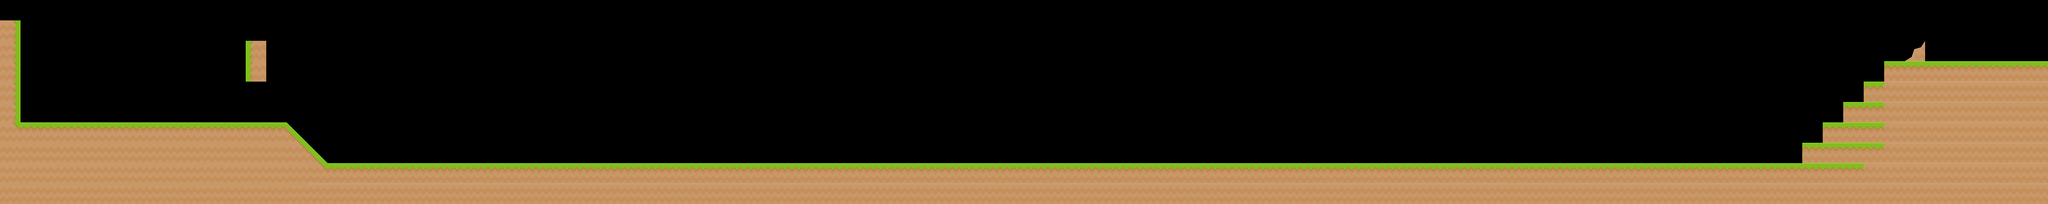

This is a level from a 2D game, rendered from its Tiled map with the project's own tilesets. A one-line summary and the complete map file follow:
An orthogonal 100x10 tile map with 70x70 px tiles, 1 tile layer (Kachelebene 1), 2 tilesets.

<map version="1.2" tiledversion="1.2.3" orientation="orthogonal" renderorder="right-down" width="100" height="10" tilewidth="70" tileheight="70" infinite="0" nextlayerid="4" nextobjectid="1">
 <tileset firstgid="1" source="Spritesheet_ground.tsx" />
 <tileset firstgid="129" source="sheet.tsx" />
 <layer id="1" name="Kachelebene 1" width="100" height="10">
  <data encoding="csv">
0,0,0,0,0,0,0,0,0,0,0,0,0,0,0,0,0,0,0,0,0,0,0,0,0,0,0,0,0,0,0,0,0,0,0,0,0,0,0,0,0,0,0,0,0,0,0,0,0,0,0,0,0,0,0,0,0,0,0,0,0,0,0,0,0,0,0,0,0,0,0,0,0,0,0,0,0,0,0,0,0,0,0,0,0,0,0,0,0,0,0,0,0,0,0,0,0,0,0,0,
131,0,0,0,0,0,0,0,0,0,0,0,0,0,0,0,0,0,0,0,0,0,0,0,0,0,0,0,0,0,0,0,0,0,0,0,0,0,0,0,0,0,0,0,0,0,0,0,0,0,0,0,0,0,0,0,0,0,0,0,0,0,0,0,0,0,0,0,0,0,0,0,0,0,0,0,0,0,0,0,0,0,0,0,0,0,0,0,0,0,0,0,0,0,0,0,0,0,0,0,
131,0,0,0,0,0,0,0,0,0,0,0,138,0,0,0,0,0,0,0,0,0,0,0,0,0,0,0,0,0,0,0,0,0,0,0,0,0,0,0,0,0,0,0,0,0,0,0,0,0,0,0,0,0,0,0,0,0,0,0,0,0,0,0,0,0,0,0,0,0,0,0,0,0,0,0,0,0,0,0,0,0,0,0,0,0,0,0,0,0,0,0,0,150,0,0,0,0,0,0,
131,0,0,0,0,0,0,0,0,0,0,0,138,0,0,0,0,0,0,0,0,0,0,0,0,0,0,0,0,0,0,0,0,0,0,0,0,0,0,0,0,0,0,0,0,0,0,0,0,0,0,0,0,0,0,0,0,0,0,0,0,0,0,0,0,0,0,0,0,0,0,0,0,0,0,0,0,0,0,0,0,0,0,0,0,0,0,0,0,0,0,0,154,154,154,154,154,154,154,154,
131,0,0,0,0,0,0,0,0,0,0,0,0,0,0,0,0,0,0,0,0,0,0,0,0,0,0,0,0,0,0,0,0,0,0,0,0,0,0,0,0,0,0,0,0,0,0,0,0,0,0,0,0,0,0,0,0,0,0,0,0,0,0,0,0,0,0,0,0,0,0,0,0,0,0,0,0,0,0,0,0,0,0,0,0,0,0,0,0,0,0,154,158,158,158,158,158,158,158,158,
131,0,0,0,0,0,0,0,0,0,0,0,0,0,0,0,0,0,0,0,0,0,0,0,0,0,0,0,0,0,0,0,0,0,0,0,0,0,0,0,0,0,0,0,0,0,0,0,0,0,0,0,0,0,0,0,0,0,0,0,0,0,0,0,0,0,0,0,0,0,0,0,0,0,0,0,0,0,0,0,0,0,0,0,0,0,0,0,0,0,154,154,158,158,158,158,158,158,158,158,
132,154,154,154,154,154,154,154,154,154,154,154,154,154,133,0,0,0,0,0,0,0,0,0,0,0,0,0,0,0,0,0,0,0,0,0,0,0,0,0,0,0,0,0,0,0,0,0,0,0,0,0,0,0,0,0,0,0,0,0,0,0,0,0,0,0,0,0,0,0,0,0,0,0,0,0,0,0,0,0,0,0,0,0,0,0,0,0,0,154,154,154,158,158,158,158,158,158,158,158,
164,164,164,164,164,164,164,164,164,164,164,164,164,164,132,133,0,0,0,0,0,0,0,0,0,0,0,0,0,0,0,0,0,0,0,0,0,0,0,0,0,0,0,0,0,0,0,0,0,0,0,0,0,0,0,0,0,0,0,0,0,0,0,0,0,0,0,0,0,0,0,0,0,0,0,0,0,0,0,0,0,0,0,0,0,0,0,0,154,154,154,154,158,158,158,158,158,158,158,158,
164,164,164,164,164,164,164,164,164,164,164,164,164,164,164,132,154,154,154,154,154,154,154,154,154,154,154,154,154,154,154,154,154,154,154,154,154,154,154,154,154,154,154,154,154,154,154,154,154,154,154,154,154,154,154,154,154,154,154,154,154,154,154,154,154,154,154,154,154,154,154,154,154,154,154,154,154,154,154,154,154,154,154,154,154,154,154,154,154,154,154,158,158,158,158,158,158,158,158,158,
164,164,164,164,164,164,164,164,164,164,164,164,164,164,164,158,158,158,158,158,158,158,158,158,158,158,158,158,158,158,158,158,158,158,158,158,158,158,158,158,158,158,158,158,158,158,158,158,158,158,158,158,158,158,158,158,158,158,158,158,158,158,158,158,158,158,158,158,158,158,158,158,158,158,158,158,158,158,158,158,158,158,158,158,158,158,158,158,158,158,158,158,158,158,158,158,158,158,158,158
</data>
 </layer>
</map>
